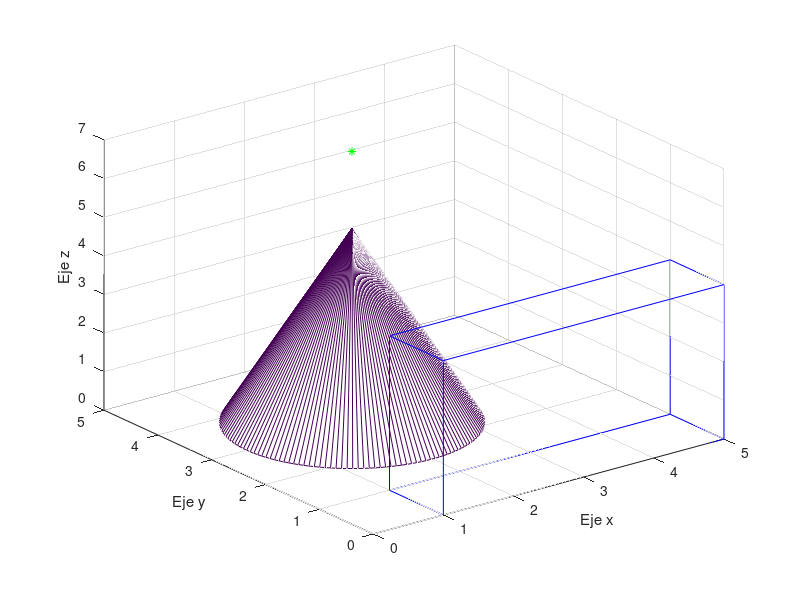
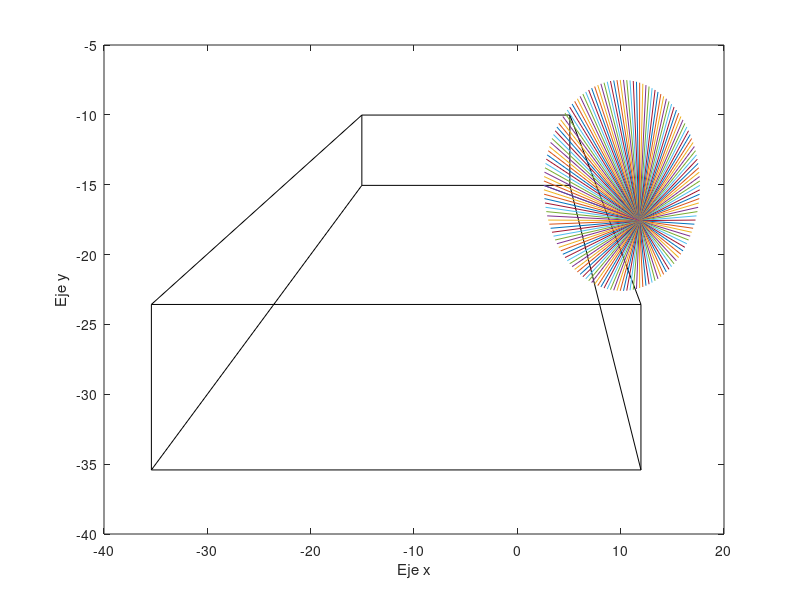

These figures' MATLAB source, in order:
% clear , clc, close all

% X0=input("Ingrese el Valor de X0: ");
% Y0=input("Ingrese el Valor de Y0: ");
% Z0=input("Ingrese el Valor de Z0: ");
% r1=input("Ingrese el Valor de r1: ");
% r2=input("Ingrese el Valor de r2: ");
% r3=input("Ingrese el Valor de r3: ");
% al=input("Ingrese el Valor de alpha: ");
% te=input("Ingrese el Valor de tetha: ");
% la=input("Ingrese el Valor de lambda: ");
X0=2;
Y0=3;
Z0=7;
r3=0.01;
r1=r3;
r2=r1;
al=180;
te=0;
la=0.035;

p=zeros(3,8);

p(:,1)=[1,0,0];
p(:,2)=[1,1,0];
p(:,3)=[5,1,0];
p(:,4)=[5,0,0];
p(:,5)=[1,0,4];
p(:,6)=[1,1,4];
p(:,7)=[5,1,4];
p(:,8)=[5,0,4];

% Cono
[X, Y, Z]=cylinder([1.5,0],150);
figure, mesh(X+2,Y+3,Z*5),hold on
vp=[X(:),Y(:),Z(:)];

xlabel("Eje x"),ylabel("Eje y"),zlabel("Eje z")
% Prisma
plot3(p(1,1:4),p(2,1:4), p(3,1:4), 'b-')
plot3(p(1,5:8),p(2,5:8), p(3,5:8), 'b-')
plot3([p(1,5) p(1,8)],[p(2,5) p(2,8)], [p(3,5) p(3,8)], 'b-')
plot3([p(1,1) p(1,4)],[p(2,1) p(2,4)], [p(3,1) p(3,4)], 'b-')
plot3([p(1,2) p(1,6)],[p(2,2) p(2,6)], [p(3,2) p(3,6)], 'b-')
plot3([p(1,5) p(1,1)],[p(2,5) p(2,1)], [p(3,5) p(3,1)], 'b-')
plot3([p(1,7) p(1,3)],[p(2,7) p(2,3)], [p(3,7) p(3,3)], 'b-')
plot3([p(1,4) p(1,8)],[p(2,4) p(2,8)], [p(3,4) p(3,8)], 'b-')


% Cámara
plot3(X0, Y0, Z0, 'g*');

% Foto prisma
cd=zeros(2,8);

for i=1:8
    cd(1,i)=1e3 .* (la)*((p(1,i)-X0)*cosd(te)+(p(2,i)-Y0)*sind(te)-r1)/(-(p(1,i)-X0)*sind(te)*sind(al)+...
        (p(2,i)-Y0)*cosd(te)*sind(al)-(p(3,i)-Z0)*cosd(al)+r3+la);
    cd(2,i)=1e3 .* la*((p(1,i)-X0)*sind(te)*cosd(al)+(p(2,i)-Y0)*cosd(te)*cosd(al)+(p(3,i)-Z0)*sind(al)-r2)...
        /(-(p(1,i)-X0)*sind(te)*sind(al)+(p(2,i)-Y0)*cosd(te)*sind(al)-(p(3,i)-Z0)*cosd(al)+r3+la);  
end

disp(cd(:,:));

figure, plot(cd(1,1:4),cd(2,1:4),'k')
xlabel("Eje x"),ylabel("Eje y")
hold on
plot(cd(1,5:8),cd(2,5:8),'k')
plot([cd(1,1) cd(1,4)],[cd(2,1) cd(2,4)],'k')
plot([cd(1,5) cd(1,8)],[cd(2,5) cd(2,8)],'k')
plot([cd(1,2) cd(1,6)],[cd(2,2) cd(2,6)],'k')
plot([cd(1,1) cd(1,5)],[cd(2,1) cd(2,5)],'k')
plot([cd(1,3) cd(1,7)],[cd(2,3) cd(2,7)],'k')
plot([cd(1,4) cd(1,8)],[cd(2,4) cd(2,8)],'k')

%Foto cono
[m, n] = size(vp);
cc=zeros(2,m);

for i=1:m
    cc(1,i)=1e3 .* la.*((vp(i,1)-X0).*cosd(te)+(vp(i,2)-Y0).*sind(te)-r1)./(-(vp(i,1)-X0).*sind(te).*sind(al)+...
        (vp(i,2)-Y0).*cosd(te).*sind(al)-(vp(i,3)-Z0).*cosd(al)+r3+la);
    cc(2,i)=1e3 .* la.*((vp(i,1)-X0).*sind(te).*cosd(al)+(vp(i,2)-Y0).*cosd(te).*cosd(al)+(vp(i,3)-Z0).*sind(al)-r2)...
        ./(-(vp(i,1)-X0).*sind(te).*sind(al)+(vp(i,2)-Y0).*cosd(te).*sind(al)-(vp(i,3)-Z0).*cosd(al)+r3+la);   
end

% for i=1:m
    x=1e3 .* la.*((X-X0).*cosd(te)+(Y-Y0).*sind(te)-r1)./(-(Z-X0).*sind(te).*sind(al)+...
        (Y-Y0).*cosd(te).*sind(al)-(Z-Z0).*cosd(al)+r3+la);
    y=1e3 .* la.*((X-X0).*sind(te).*cosd(al)+(Y-Y0).*cosd(te).*cosd(al)+(Z-Z0).*sind(al)-r2)...
        ./(-(X-X0).*sind(te).*sind(al)+(Y-Y0).*cosd(te).*sind(al)-(Z-Z0).*cosd(al)+r3+la);   
% end
plot(x,y), shading interp